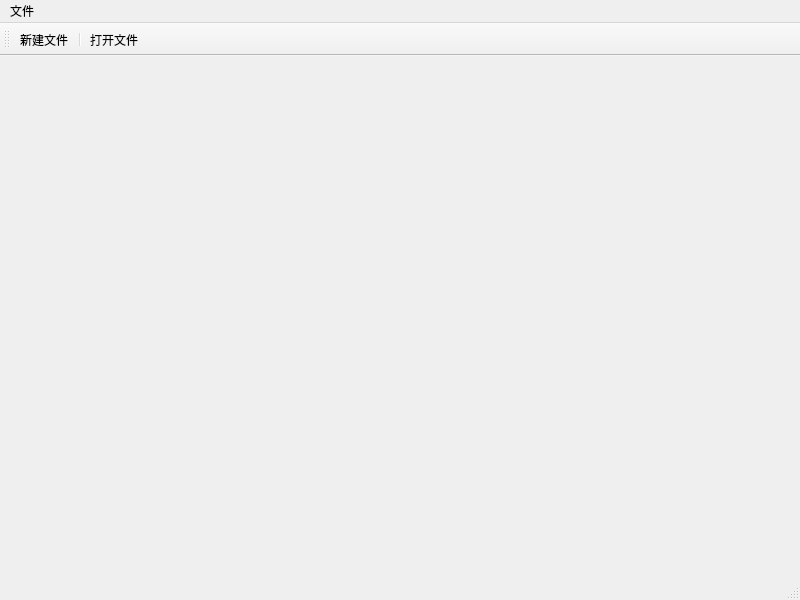
<?xml version="1.0" encoding="UTF-8"?>
<ui version="4.0">
 <class>MainWindow</class>
 <widget class="QMainWindow" name="MainWindow">
  <property name="geometry">
   <rect>
    <x>0</x>
    <y>0</y>
    <width>800</width>
    <height>600</height>
   </rect>
  </property>
  <property name="windowTitle">
   <string>MainWindow</string>
  </property>
  <widget class="QWidget" name="centralwidget">
   <widget class="QLabel" name="label">
    <property name="geometry">
     <rect>
      <x>150</x>
      <y>350</y>
      <width>54</width>
      <height>12</height>
     </rect>
    </property>
    <property name="text">
     <string/>
    </property>
   </widget>
  </widget>
  <widget class="QMenuBar" name="menubar">
   <property name="geometry">
    <rect>
     <x>0</x>
     <y>0</y>
     <width>800</width>
     <height>23</height>
    </rect>
   </property>
   <widget class="QMenu" name="menu">
    <property name="title">
     <string>文件</string>
    </property>
    <addaction name="actionCreatFile"/>
    <addaction name="separator"/>
    <addaction name="actionOpenFile"/>
   </widget>
   <addaction name="menu"/>
  </widget>
  <widget class="QStatusBar" name="statusbar"/>
  <widget class="QToolBar" name="toolBar">
   <property name="windowTitle">
    <string>toolBar</string>
   </property>
   <attribute name="toolBarArea">
    <enum>TopToolBarArea</enum>
   </attribute>
   <attribute name="toolBarBreak">
    <bool>false</bool>
   </attribute>
   <addaction name="actionCreatFile"/>
   <addaction name="separator"/>
   <addaction name="actionOpenFile"/>
  </widget>
  <action name="actionCreatFile">
   <property name="text">
    <string>新建文件</string>
   </property>
  </action>
  <action name="actionOpenFile">
   <property name="text">
    <string>打开文件</string>
   </property>
  </action>
 </widget>
 <resources/>
 <connections/>
</ui>
